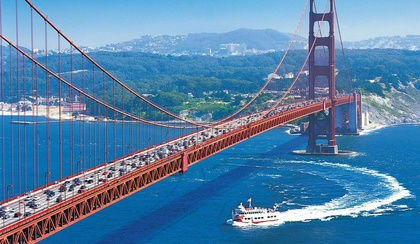
%> input picture light.jpg, 420 x 244 px, shrunk from 1500 x 872 before the run
$ octave --eval "HarrisExplanation;"   (GNU Octave 9; MATLAB toolbox functions it lacks are replaced by stand-ins)
%> lines starting %> are read from the running program, lines starting %| are printed output that depends on the picture; in (x1, y1, x2, y2) boxes, pixels count from 0 and x2, y2 are one past the last pixel; in counts of white or black regions, pixels touching at a corner belong together; the program's own positions count from 1
function HarrisExplanation
    % Adapted from: https://matlabcorner.wordpress.com/2012/11/17/does-harris-corner-detector-finds-corners-intuitive-explanation-to-harris-corner-detector/

    % load image
    im = imread('light.jpg');
%> im is the input picture: size 244x420x3 uint8; mean R, G, B 85.4, 130.8, 168.8

    % get matrix size
    [m,n] = size(im);
%> m = 244; n = 1260
    eigenfeatures = containers.Map;
    index = 0;
    %index into every 100 by 100 pixel square with a 100 pixel step
    for i=1:100:(m-100)
        for j=1:100:(n-100)
            xpos_1 = j;
            ypos_1 = i;
            pos = [xpos_1, ypos_1, 100, 100];
            % create a dictionary of the sum of eigenvalues to the position
            % of the section
            eigenfeatures = Callback(pos,im,eigenfeatures);
            index = index+ 1;
        end
    end
%> after the loop, index = 24

    % list of the maximum eigenvalues
    maximumeigen = [0,0,0,0,0,0,0,0,0,0];
    % matrix of the positions of the maximum eigenvalues
    maximumpos = [1 1;1 1;1 1;1 1;1 1;1 1;1 1;1 1;1 1;1 1];
    % for every eigenvalue sum in eigenfeatures
    for indexer = keys(eigenfeatures)
        % convert the string value of the eigenvalue into a number again
        currentkey = indexer;
        eigenvalues = str2double(currentkey);
        % find the associated position values
        posvalues = values(eigenfeatures,currentkey);
        % index of eigenvalues
        eigenindex = 1;
        % index for positions
        posindex = 1;
        % has a value been replaced already?
        replaced = 0;
        % check if the current eigenvalue is larger than any eigenvalue
        % currently in maximumeigen
        while eigenindex < (length(maximumeigen)+1)
            % find the M miminimum value with index I
            [M,I] = min(maximumeigen);
            if eigenvalues > M
                % if we haven't already replaced a value in maximumeigen by
                % this value yet
                if replaced == 0
                    % replaced the current eigenvalue in maximumeigen by
                    % this larger value
                    maximumeigen(I) = eigenvalues;
                    % convert the type of the position
                    newposvalues = cell2mat(posvalues);
                    % store the x and y position of the eigenvalue in
                    % maximumpos
                    maximumpos(I*2-1) = newposvalues(1);
                    maximumpos(I*2) = newposvalues(2);
                    % a value has been replaced
                    replaced = 1;
                end
            end
            eigenindex = eigenindex + 1;
            posindex = posindex + 2;
        end
    end
%> this loop made 24 passes
%> (indexer, currentkey, eigenvalues, posvalues) on passes 1 to 12: ({'106468872'}, {'106468872'}, 106468872, {[801 101]}), ({'116576562'}, {'116576562'}, 116576562, {[701 101]}), ({'118161371'}, {'118161371'}, 118161371, {[601 101]}), ({'125717585'}, {'125717585'}, 125717585, {[1001 101]}), ({'149738565'}, {'149738565'}, 149738565, {[401 101]}), ({'157691360'}, {'157691360'}, 157691360, {[201 101]}), ({'16467904'}, {'16467904'}, 16467904, {[1001 1]}), ({'169751970'}, {'169751970'}, 169751970, {[301 101]}), ({'182042865'}, {'182042865'}, 182042865, {[901 101]}), ({'186553622'}, {'186553622'}, 186553622, {[501 101]}), ({'222048851'}, {'222048851'}, 222048851, {[1 101]}), ({'28128327'}, {'28128327'}, 28128327, {[501 1]})
%> after the loop, maximumeigen = [284790169 116576562 118161371 125717585 149738565 157691360 222048851 169751970 182042865 186553622]; maximumpos = [101 201; 101 101; 701 1; 101 101; 601 301; 101 101; 1001 901; 101 101; 401 501; 101 101]; newposvalues = [101 101]
    %disp(maximumeigen);
    %disp(maximumpos);
    % draw the feature boxes on the image
    im = drawFeatures(im, maximumpos);
    % show image
    imshow(im);
end

function newfeatures = Callback(position,im, eigenfeatures)
    % upper left hand corner x,y position of 100x100 pixel square
    x1 = position(1);
    y1 = position(2);
    % lower right hand corner x,y position
    x2 = position(1) + position(3);
    y2 = position(2) + position(4);

    thumbnail = double(im(y1:y2,x1:x2));
    dx = [-1 0 1;
          -1 0 1;
          -1 0 1];
    dy = dx';
    % finds the intensity in the x and y directions
    Ix = conv2(thumbnail,dx,'valid');
    Iy = conv2(thumbnail,dy,'valid');

    % the H matrix
    H = [ sum(Ix(:).*Ix(:)) sum(Ix(:).*Iy(:)); sum(Ix(:).*Iy(:)) sum(Iy(:).*Iy(:)) ];
    % finds the eigenvalues and eigenvectors of H
    [V,vals] = eig(H);

    lambda(1) = vals(1,1);
    lambda(2) = vals(2,2);

    % adds the sum of the eigenvalues of one box and assigns the x and y
    % position of the box to it in the dictionary "newfeatures"
    newfeatures = eigenfeatures;
    newfeatures(mat2str((lambda(1)+lambda(2)))) = [x1, y1];
end

function RGB = drawFeatures(im, positions)
    % matrix of positions of each box with the width and height of the box
    A = [positions(1) positions(2) 100 100;
        positions(3) positions(4) 100 100;
        positions(5) positions(6) 100 100;
        positions(7) positions(8) 100 100;
        positions(9) positions(10) 100 100;
        positions(11) positions(12) 100 100;
        positions(13) positions(14) 100 100;
        positions(15) positions(16) 100 100;
        positions(17) positions(18) 100 100;
        positions(19) positions(20) 100 100];
%> A = 10 rows, first 8: [101 101 100 100; 701 101 100 100; 601 101 100 100; 1001 101 100 100; 401 101 100 100; 201 101 100 100; 1 101 100 100; 301 101 100 100]

    % create boxes at each location
    RGB = insertShape(im,'rectangle',A,'LineWidth',5);
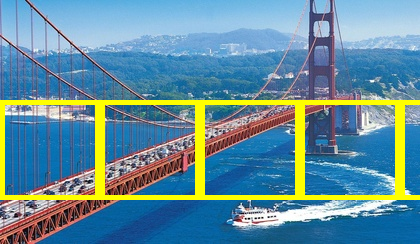
%> RGB: size 244x420x3 uint8; 8.05% of pixels changed, all inside (x1, y1, x2, y2) = (0, 100, 420, 200)

end

$ run again, with buffalo.jpg copied over light.jpg
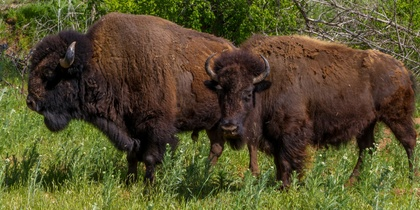
%> input picture buffalo.jpg, 420 x 210 px, shrunk from 1280 x 640 before the run
%> in HarrisExplanation, im is the input picture: size 210x420x3 uint8; mean R, G, B 85.7, 79.6, 44.5
%> after the loop in HarrisExplanation, `for i=1:100:(m-100)`: index = 24
%> the loop in HarrisExplanation, `for indexer = keys(eigenfeatures)` made 24 passes
%> (indexer, currentkey, eigenvalues, posvalues) on passes 1 to 8: ({'103924837'}, {'103924837'}, 103924837, {[401 101]}), ({'105439564'}, {'105439564'}, 105439564, {[1 101]}), ({'42768821'}, {'42768821'}, 42768821, {[1001 1]}), ({'51446243'}, {'51446243'}, 51446243, {[501 1]}), ({'56943401'}, {'56943401'}, 56943401, {[101 1]}), ({'57083063'}, {'57083063'}, 57083063, {[901 1]}), ({'58577855'}, {'58577855'}, 58577855, {[1101 101]}), ({'66315036'}, {'66315036'}, 66315036, {[601 1]})
%> after the loop in HarrisExplanation, `for indexer = keys(eigenfeatures)`: maximumeigen = [103924837 105439564 87569669 88908341 89335988 90127756 96047118 96073998 86378971 87551538]; maximumpos = [401 501; 101 101; 1 301; 101 1; 401 801; 1 101; 101 1; 101 1; 601 801; 101 1]; newposvalues = [801 101]
%> A = 10 rows, first 8: [401 101 100 100; 1 101 100 100; 401 1 100 100; 101 101 100 100; 601 101 100 100; 501 101 100 100; 301 1 100 100; 801 101 100 100]
%> in drawFeatures, `RGB = insertShape(im,'rectangle',A,'LineWidth',5);`:
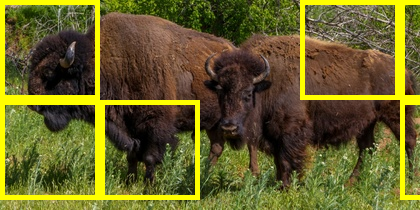
%> RGB: size 210x420x3 uint8; 10.09% of pixels changed, all inside (x1, y1, x2, y2) = (0, 0, 420, 200)
